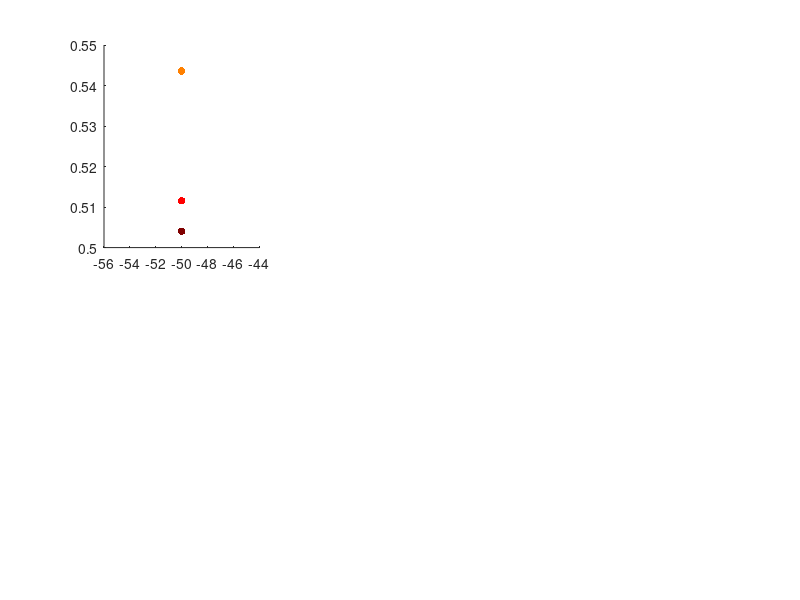

The MATLAB script that drew this image: (Note: this script raises an error after producing the figure.)
%% Fig S7B
pvals = nan(5,2); rots = [-45,-35,-20:10:20,35,45]';
load('ctrlReg2H.mat'); lik1H = likeli; load('ctrlReg2N.mat'); lik1N = likeli;
xx = (-60:10:60)'; edges=(xx(2:end)+xx(1:end-1))/2; xx = (edges(2:end)+edges(1:end-1))/2; 
xind = (1:length(xx))'; [xgrid,ygrid] = meshgrid(rots,xind); conds = [xgrid(:) ygrid(:)];
% edges = [-45,-35,-25,-15,-6,6,15,25,35,45]'; xx = edges; xx(1)=-45; xx(end) = 45; xx=(xx(2:end)+xx(1:end-1))/2; 
% xind = (1:length(xx))'; [xgrid,ygrid] = meshgrid(rots,xind); conds = [xgrid(:) ygrid(:)];

clrs = colormap(jet); clrs=clrs(round(linspace(1,64,length(rots))),:); 
labs = {'pHand position (deg)','vHand position (deg)','Eye position (deg)','pHand-Eye distance (deg)','vHand-Eye distance (deg)'};
for isub = 1:5
    subplot(2,3,isub); 
    for ic = 1:length(xx)
        scatter(xx(ic)*ones(1,9),lik1H(isub,conds(:,2)==ic),30,clrs,'o','filled'); hold on; alpha(0.5); 
        scatter(xx(ic)*ones(1,9),lik1N(isub,conds(:,2)==ic),30,clrs,'^','filled'); hold on; alpha(0.5); 
    end
    mdl1 = fitlm(xx(conds(:,2)),lik1H(isub,:)','linear','RobustOpt','on'); yfit1 = feval(mdl1,xx); 
    h1 = plot(xx,yfit1,'Color',0.2*ones(1,3),'linewidth',2); hold on;
    mdl2 = fitlm(xx(conds(:,2)),lik1N(isub,:)','linear','RobustOpt','on'); yfit2 = feval(mdl2,xx); 
    h2 = plot(xx,yfit2,'Color',0.2*ones(1,3),'linewidth',2,'linestyle','--'); hold on;
    set(gca,'FontName','Calibri','FontSize',18,'FontWeight','bold'); xlabel(labs{isub}); ylim([0,1]);
    if isub == 1
        legend([h1,h2],{'H','N'},'box','off'); 
    end
    if isub == 1
        ylabel('VP weight'); 
    else 
        ylabel('');
    end
    pvals(isub,1) = table2array(mdl1.Coefficients(2,4)); pvals(isub,2) = table2array(mdl2.Coefficients(2,4)); 
end
set(gcf,'Position',[128         351        1112         627]); 
%%